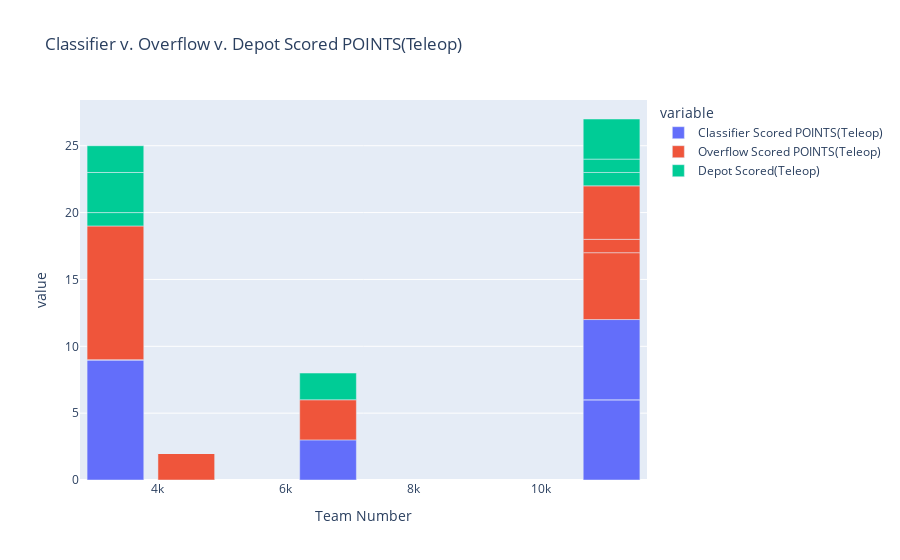

This figure's notebook cell:
### Code cell
#add colors, figure out the line separation thing, team thing
fig = px.bar(new_df, x= "Team Number", y=["Classifier Scored POINTS(Teleop)", "Overflow Scored POINTS(Teleop)", "Depot Scored(Teleop)"], title="Classifier v. Overflow v. Depot Scored POINTS(Teleop)")
fig.show()

### Figure 1 — Plotly figure (JSON) as saved in the notebook; plotly's stock layout.template omitted (floating-point values rounded to 4 significant figures)
{"data": [{"hovertemplate": "variable=Classifier Scored POINTS(Teleop)<br>Team Number=%{x}<br>value=%{y}<extra></extra>", "legendgroup": "Classifier Scored POINTS(Teleop)", "marker": {"color": "#636efa", "pattern": {"shape": ""}}, "name": "Classifier Scored POINTS(Teleop)", "orientation": "v", "showlegend": true, "textposition": "auto", "type": "bar", "x": [3333, 6666, 11111, 4444, 11111, 3333, 4444, 3333, 11111, 3333, 4444], "xaxis": "x", "y": [0, 3, 6, 0, 0, 9, 0, 0, 6, 0, 0], "yaxis": "y"}, {"hovertemplate": "variable=Overflow Scored POINTS(Teleop)<br>Team Number=%{x}<br>value=%{y}<extra></extra>", "legendgroup": "Overflow Scored POINTS(Teleop)", "marker": {"color": "#EF553B", "pattern": {"shape": ""}}, "name": "Overflow Scored POINTS(Teleop)", "orientation": "v", "showlegend": true, "textposition": "auto", "type": "bar", "x": [3333, 6666, 11111, 4444, 11111, 3333, 4444, 3333, 11111, 3333, 4444], "xaxis": "x", "y": [0, 3, 5, 0, 1, 0, 2, 0, 4, 10, 0], "yaxis": "y"}, {"hovertemplate": "variable=Depot Scored(Teleop)<br>Team Number=%{x}<br>value=%{y}<extra></extra>", "legendgroup": "Depot Scored(Teleop)", "marker": {"color": "#00cc96", "pattern": {"shape": ""}}, "name": "Depot Scored(Teleop)", "orientation": "v", "showlegend": true, "textposition": "auto", "type": "bar", "x": [3333, 6666, 11111, 4444, 11111, 3333, 4444, 3333, 11111, 3333, 4444], "xaxis": "x", "y": [1, 2, 1, 0, 1, 3, 0, 0, 3, 2, 0], "yaxis": "y"}], "layout": {"barmode": "relative", "legend": {"title": {"text": "variable"}, "tracegroupgap": 0}, "title": {"text": "Classifier v. Overflow v. Depot Scored POINTS(Teleop)"}, "xaxis": {"anchor": "y", "domain": [0, 1], "title": {"text": "Team Number"}}, "yaxis": {"anchor": "x", "domain": [0, 1], "title": {"text": "value"}}}}
